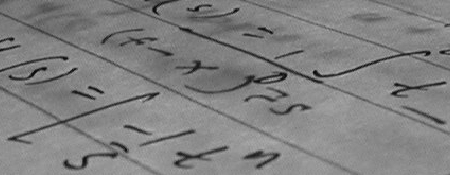
%> input picture Corner.png, 450 x 175 px
$ octave PCA.m   (GNU Octave 9; MATLAB toolbox functions it lacks are replaced by stand-ins)
%> lines starting %> are read from the running program, lines starting %| are printed output that depends on the picture
clear all;
close all;
clc;

img1=imread('Corner.png');
%> img1 is the input picture: size 175x450 uint8; min 10, max 197, mean 129.2
img2=imread('Corner1.png');
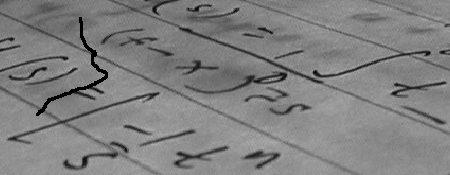
%> input picture Corner1.png, 450 x 175 px
%> img2 is the input picture: size 175x450 uint8; min 0, max 197, mean 128.3
img3=imread('Corner2.png');
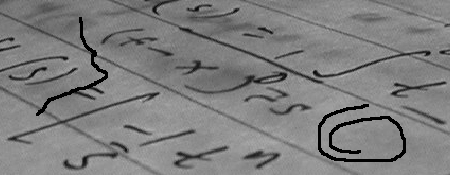
%> input picture Corner2.png, 450 x 175 px
%> img3 is the input picture: size 175x450 uint8; min 0, max 197, mean 126.4
[height,width]=size(img2);
%> height = 175; width = 450
a=reshape(img1,1,height*width);
b=reshape(img2,1,height*width);
c=reshape(img3,1,height*width);

ma=mean(a);
%> ma = 129.2
mb=mean(b);
%> mb = 128.3
mc=mean(c);
%> mc = 126.4

a=a-ma;
b=b-mb;
c=c-mc;

x=[a' b' c'];
x=double(x);
y=x'*x/(height*width);
%> y = [138.6 146.3 158.1; 146.3 155.1 168; 158.1 168 187.7]
[v,d]=eig(y);%求矩阵y的全部特征值，构成对角阵D，并求y的特征向量构成V的列向量。
%> v = [0.681 0.498 0.537; -0.728 0.383 0.569; 0.0776 -0.778 0.623]; d = [0.279 0 0; 0 3.95 0; 0 0 477.3]
ed=x*v;

img4=zeros(height,width);
img4=reshape(ed(:,1),height,width);
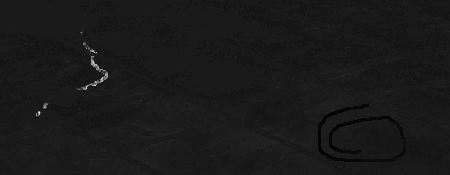
%> img4: size 175x450 double; min -2.08, max 17.71, mean -0.0597; drawn with min black and max white

img5=zeros(height,width);
img5=reshape(ed(:,2),height,width);
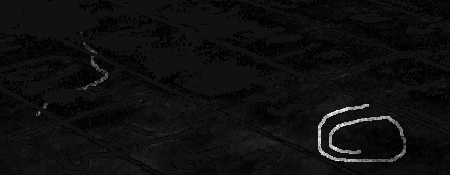
%> img5: size 175x450 double; min -1.95, max 25.92, mean -0.3; drawn with min black and max white

img6=zeros(height,width);
img6=reshape(ed(:,3),height,width);
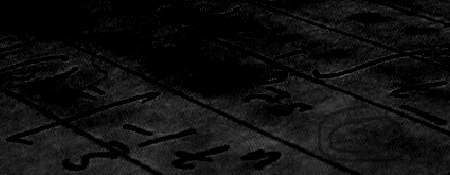
%> img6: size 175x450 double; min 0, max 120, mean 15.6

imshow(mat2gray(img4));
figure,imshow(mat2gray(img5));
figure,imshow(mat2gray(img6));
%> after `imshow(mat2gray(img6))`:
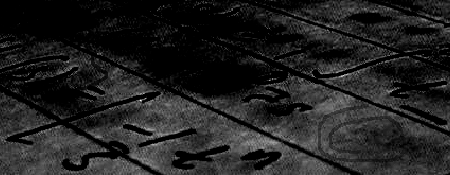
%> displayed picture: size 175x450, on the screen's scale of 0 to 255; min 0, max 255, mean 33.1
